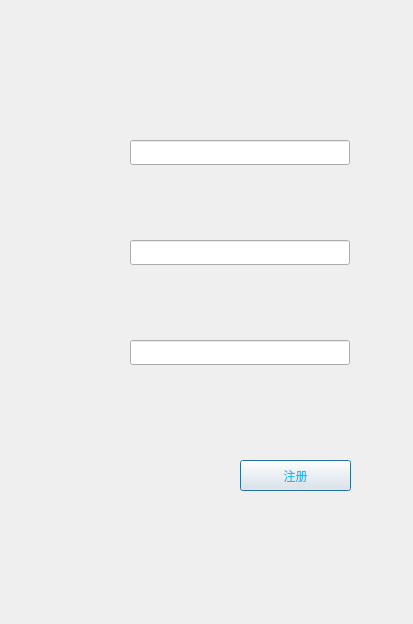
<?xml version="1.0" encoding="UTF-8"?>
<ui version="4.0">
 <class>registerWidget</class>
 <widget class="QDialog" name="registerWidget">
  <property name="geometry">
   <rect>
    <x>0</x>
    <y>0</y>
    <width>413</width>
    <height>624</height>
   </rect>
  </property>
  <property name="minimumSize">
   <size>
    <width>413</width>
    <height>624</height>
   </size>
  </property>
  <property name="maximumSize">
   <size>
    <width>413</width>
    <height>624</height>
   </size>
  </property>
  <property name="windowTitle">
   <string>Dialog</string>
  </property>
  <property name="styleSheet">
   <string notr="true"/>
  </property>
  <widget class="QPushButton" name="confirm">
   <property name="geometry">
    <rect>
     <x>240</x>
     <y>460</y>
     <width>111</width>
     <height>31</height>
    </rect>
   </property>
   <property name="styleSheet">
    <string notr="true">color: rgb(28, 187, 255);</string>
   </property>
   <property name="text">
    <string>注册</string>
   </property>
  </widget>
  <widget class="QLabel" name="label">
   <property name="geometry">
    <rect>
     <x>60</x>
     <y>136</y>
     <width>31</width>
     <height>31</height>
    </rect>
   </property>
   <property name="styleSheet">
    <string notr="true">image: url(:/jiemian/zhanghao1.png);</string>
   </property>
   <property name="text">
    <string/>
   </property>
  </widget>
  <widget class="QLabel" name="rPass">
   <property name="geometry">
    <rect>
     <x>50</x>
     <y>243</y>
     <width>51</width>
     <height>20</height>
    </rect>
   </property>
   <property name="styleSheet">
    <string notr="true">image: url(:/jiemian/mima1.png);</string>
   </property>
   <property name="text">
    <string/>
   </property>
  </widget>
  <widget class="QLabel" name="rAgainpass">
   <property name="geometry">
    <rect>
     <x>30</x>
     <y>341</y>
     <width>91</width>
     <height>21</height>
    </rect>
   </property>
   <property name="styleSheet">
    <string notr="true">image: url(:/jiemian/mima1.png);</string>
   </property>
   <property name="text">
    <string/>
   </property>
  </widget>
  <widget class="QLineEdit" name="rNumText">
   <property name="geometry">
    <rect>
     <x>130</x>
     <y>140</y>
     <width>220</width>
     <height>25</height>
    </rect>
   </property>
  </widget>
  <widget class="QLineEdit" name="rPasstext">
   <property name="geometry">
    <rect>
     <x>130</x>
     <y>240</y>
     <width>220</width>
     <height>25</height>
    </rect>
   </property>
  </widget>
  <widget class="QLineEdit" name="rAgainpasstext">
   <property name="geometry">
    <rect>
     <x>130</x>
     <y>340</y>
     <width>220</width>
     <height>25</height>
    </rect>
   </property>
  </widget>
 </widget>
 <resources/>
 <connections/>
</ui>
